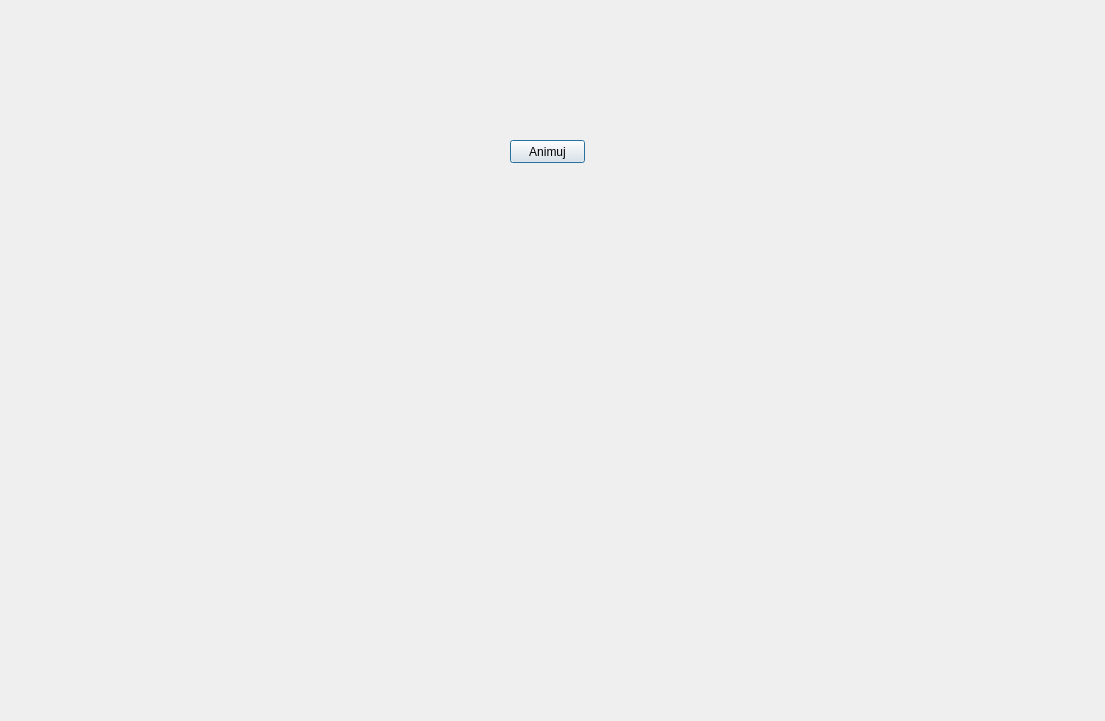
<?xml version="1.0" encoding="UTF-8"?>
<ui version="4.0">
 <class>Dialog</class>
 <widget class="QDialog" name="Dialog">
  <property name="geometry">
   <rect>
    <x>0</x>
    <y>0</y>
    <width>1105</width>
    <height>721</height>
   </rect>
  </property>
  <property name="windowTitle">
   <string>Dialog</string>
  </property>
  <widget class="QLabel" name="labelPic">
   <property name="geometry">
    <rect>
     <x>0</x>
     <y>0</y>
     <width>256</width>
     <height>256</height>
    </rect>
   </property>
   <property name="minimumSize">
    <size>
     <width>256</width>
     <height>256</height>
    </size>
   </property>
   <property name="text">
    <string/>
   </property>
   <property name="pixmap">
    <pixmap>ZlXo.gif</pixmap>
   </property>
   <property name="scaledContents">
    <bool>false</bool>
   </property>
  </widget>
  <widget class="QPushButton" name="pushButton">
   <property name="geometry">
    <rect>
     <x>510</x>
     <y>140</y>
     <width>75</width>
     <height>23</height>
    </rect>
   </property>
   <property name="text">
    <string>Animuj</string>
   </property>
  </widget>
 </widget>
 <resources/>
 <connections>
  <connection>
   <sender>pushButton</sender>
   <signal>pressed()</signal>
   <receiver>Dialog</receiver>
   <slot>startAnimation()</slot>
   <hints>
    <hint type="sourcelabel">
     <x>551</x>
     <y>156</y>
    </hint>
    <hint type="destinationlabel">
     <x>559</x>
     <y>62</y>
    </hint>
   </hints>
  </connection>
 </connections>
 <slots>
  <slot>startAnimation()</slot>
 </slots>
</ui>
